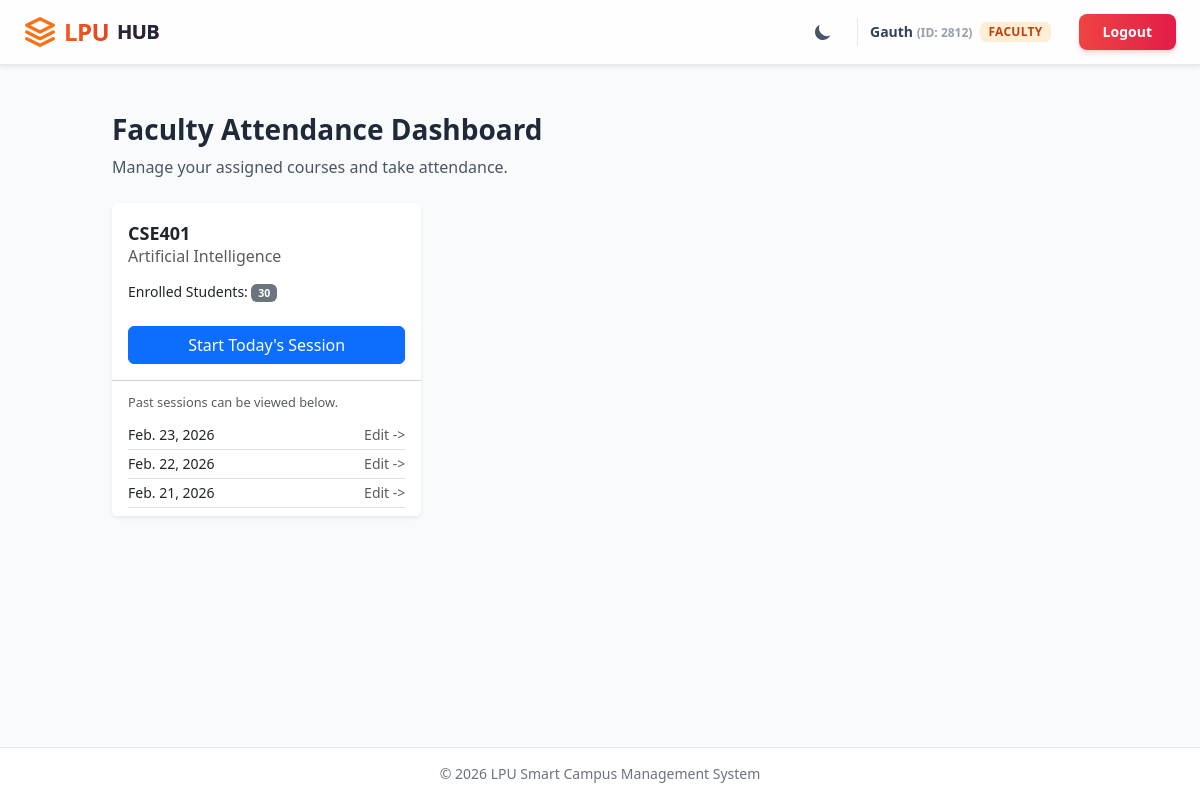
Page /attendance/ (signed in) on the committed database.
### core/models.py (models this page shows, shortened)
class User(AbstractUser):
    class Role(models.TextChoices):
        STUDENT = "STUDENT", "Student"
        FACULTY = "FACULTY", "Faculty"
        ADMIN = "ADMIN", "Admin"
    role = models.CharField(max_length=50, choices=Role.choices, default=Role.STUDENT)
    uid = models.CharField(max_length=8, unique=True, null=True, blank=True)
    section = models.ForeignKey(Section, on_delete=models.SET_NULL, null=True, blank=True, related_name='members')
    is_approved = models.BooleanField(default=False)

### attendance/models.py (models this page shows, shortened)
class Course(models.Model):
    name = models.CharField(max_length=100)
    code = models.CharField(max_length=20, unique=True)
    faculty = models.ForeignKey(settings.AUTH_USER_MODEL, on_delete=models.CASCADE, limit_choices_to={'role': 'FACULTY'})
    students = models.ManyToManyField(settings.AUTH_USER_MODEL, related_name='enrolled_courses', limit_choices_to={'role': 'STUDENT'})

class AttendanceSession(models.Model):
    course = models.ForeignKey(Course, on_delete=models.CASCADE)
    slot = models.ForeignKey(TimetableSlot, on_delete=models.CASCADE, null=True, blank=True)
    date = models.DateField(default=timezone.now)
    created_at = models.DateTimeField(auto_now_add=True)
    class Meta:
        unique_together = ('date', 'slot')

### attendance/views.py (the view, shortened to what this page needs)
# urls.py: path('', views.attendance_dashboard, name='attendance_dashboard'),
@login_required
def attendance_dashboard(request):
    if request.user.role == 'FACULTY':
        courses = Course.objects.filter(faculty=request.user)
        return render(request, 'attendance/faculty_dashboard.html', {'courses': courses})
    else:
        return render(request, 'attendance/admin_dashboard.html')

### templates/attendance/faculty_dashboard.html (shortened to what this page needs)
{% extends "base.html" %}
{% block content %}
<div class="container py-4">
    <div class="row mb-4">
        <div class="col-12">
            <h2 class="h3 font-bold text-gray-800 dark:text-white">Faculty Attendance Dashboard</h2>
            <p class="text-gray-600 dark:text-gray-400">Manage your assigned courses and take attendance.</p>
        </div>
    </div>
    <div class="row g-4">
        {% for course in courses %}
        <div class="col-md-6 col-lg-4">
            <div class="card h-100 shadow-sm border-0 dark:bg-gray-800 dark:border-gray-700 hover:shadow-md transition">
                <div class="card-body">
                    <h5 class="card-title font-bold text-lg dark:text-white mb-1">{{ course.code }}</h5>
                    <h6 class="card-subtitle mb-3 text-muted dark:text-gray-400">{{ course.name }}</h6>
                    <p class="card-text text-sm dark:text-gray-300">
                        Enrolled Students: <span class="badge bg-secondary">{{ course.students.count }}</span>
                    </p>
                    <div class="mt-4">
                        <form action="{% url 'create_session' course.id %}" method="post">
                            <button type="submit"
                                class="btn btn-primary bg-primary border-primary w-100 text-white">Start Today's
                                Session</button>
                        </form>
                    </div>
                </div>
                <div class="card-footer bg-white dark:bg-gray-800 border-t dark:border-gray-700">
                    <small class="text-muted dark:text-gray-400">Past sessions can be viewed below.</small>
                    <ul class="mt-2 list-unstyled mb-0">
                        {% for session in course.attendancesession_set.all|slice:":3" %}
                        <li class="border-bottom py-1 dark:border-gray-700">
                            <a href="{% url 'mark_attendance' session.id %}"
                                class="text-decoration-none d-flex justify-content-between text-sm hover:underline dark:text-gray-300">
                                <span>{{ session.date }}</span>
                                <span class="text-muted dark:text-gray-500">Edit -></span>
                            </a>
                        </li>
                        {% empty %}
                        <li class="text-sm text-muted dark:text-gray-500">No sessions yet.</li>
                        {% endfor %}
                    </ul>
                </div>
            </div>
        </div>
        {% empty %}
        <div class="col-12">
            <div class="alert alert-info border-0 shadow-sm" role="alert">
                You currently have no courses assigned to you. Contact the administrator.
            </div>
        </div>
        {% endfor %}
    </div>
</div>
{% endblock %}

### templates/base.html (shortened to what this page needs)
<!DOCTYPE html>
<html lang="en" data-bs-theme="light" class="light">
<head>
    <link href="https://cdn.jsdelivr.net/npm/bootstrap@5.3.3/dist/css/bootstrap.min.css" rel="stylesheet">
    <script src="https://cdn.tailwindcss.com"></script>
</head>
<body class="bg-gray-50 text-gray-900 dark:bg-gray-900 dark:text-gray-100 flex flex-col min-h-screen">
    <nav
        class="sticky top-0 z-50 bg-white/80 dark:bg-slate-900/80 backdrop-blur-lg border-b border-gray-200 dark:border-slate-800 transition-all duration-300 shadow-sm">
        <div class="max-w-7xl mx-auto px-4 sm:px-6 lg:px-8">
            <div class="flex justify-between items-center h-16">
                <div class="flex-shrink-0 flex items-center">
                    <a href="{% url 'dashboard' %}"
                        class="text-2xl font-black bg-clip-text text-transparent bg-gradient-to-r from-orange-500 to-red-600 tracking-tight flex items-center gap-2 hover:opacity-80 transition-opacity">
                        <svg xmlns="http://www.w3.org/2000/svg" class="w-8 h-8 text-orange-500" viewBox="0 0 24 24"
                            fill="none" stroke="currentColor" stroke-width="2.5" stroke-linecap="round"
                            stroke-linejoin="round">
                            <path d="M12 2L2 7l10 5 10-5-10-5zM2 17l10 5 10-5M2 12l10 5 10-5" />
                        </svg>
                        LPU<span class="text-slate-800 dark:text-white font-bold text-xl">HUB</span>
                    </a>
                </div>
                <div class="flex items-center gap-3 sm:gap-5">
                    <button id="theme-toggle"
                        class="p-2 rounded-full hover:bg-slate-100 dark:hover:bg-slate-800 transition-colors duration-200 focus:outline-none focus:ring-2 focus:ring-orange-500 text-slate-600 dark:text-slate-300">
                        <svg id="theme-toggle-dark-icon" class="w-5 h-5 hidden" fill="currentColor" viewBox="0 0 20 20"
                            xmlns="http://www.w3.org/2000/svg">
                            <path d="M17.293 13.293A8 8 0 016.707 2.707a8.001 8.001 0 1010.586 10.586z"></path>
                        </svg>
                    </button>
                    {% if user.is_authenticated %}
                    <div
                        class="hidden md:flex items-center gap-2 pl-3 py-1 pr-1 border-l border-slate-200 dark:border-slate-700">
                        <span class="text-sm font-semibold text-slate-700 dark:text-slate-200">
                            {{ user.username }}
                            <span class="opacity-50 text-xs">
                                (ID:
                                {{ user.uid|default:"N/A" }})
                            </span>
                        </span>
                        <span
                            class="text-xs px-2 py-0.5 rounded-md bg-orange-100 dark:bg-orange-500/20 text-orange-700 dark:text-orange-300 font-bold tracking-wide">
                            {{ user.get_role_display|upper }}
                        </span>
                    </div>
                    <form method="post" action="{% url 'logout' %}" class="m-0">
                        <button type="submit"
                            class="ms-2 px-4 py-2 text-sm font-bold text-white bg-gradient-to-r from-red-500 to-rose-600 rounded-lg shadow-md shadow-red-500/20 hover:shadow-lg hover:shadow-red-500/40 transform hover:-translate-y-0.5 transition-all focus:ring-2 focus:ring-offset-2 focus:ring-red-500 dark:focus:ring-offset-slate-900 border-none">
                            Logout
                        </button>
                    </form>
                    {% endif %}
                </div>
            </div>
        </div>
    </nav>
    <main class="flex-grow container mt-4">
        {% block content %}
        {% endblock %}
    </main>
    <footer
        class="mt-auto py-3 bg-white dark:!bg-gray-800 border-t border-gray-200 dark:!border-gray-700 text-center text-sm text-gray-500 dark:text-gray-400">
        <p class="mb-0">© 2026 LPU Smart Campus Management System</p>
    </footer>
</body>
</html>

### templates/base.html (style rules this page uses)
body { transition: background-color 0.3s, color 0.3s; }

### rows in the picture
User: username "Gauth", uid "2812", role "FACULTY"
Course: code "CSE401", name "Artificial Intelligence", students.count "30"
AttendanceSession: date "Feb. 23, 2026"
AttendanceSession: date "Feb. 22, 2026"
AttendanceSession: date "Feb. 21, 2026"
